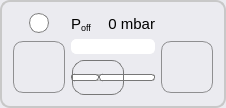
          <widget class="QGroupBox" name="groupBox_poff">
           <property name="sizePolicy">
            <sizepolicy hsizetype="Expanding" vsizetype="Expanding">
             <horstretch>0</horstretch>
             <verstretch>0</verstretch>
            </sizepolicy>
           </property>
           <property name="minimumSize">
            <size>
             <width>150</width>
             <height>50</height>
            </size>
           </property>
           <property name="maximumSize">
            <size>
             <width>16777215</width>
             <height>16777215</height>
            </size>
           </property>
           <property name="styleSheet">
            <string notr="true">QGroupBox { 
     border: 2px solid  rgb(200, 200, 200); ; 
     border-radius: 10px; 
    color: rgb(80, 80, 80);
    background-color: rgb(235, 235, 240);
   /* background-color: rgb(235, 240, 235);*/
 } 

 QPushButton {
     border: 1px solid #8f8f91;
     border-radius: 10px;
     background-color: qlineargradient(x1: 0, y1: 0, x2: 0, y2: 1,
                                       stop: 0 #f6f7fa, stop: 1 #dadbde);
     min-width: 50px;
	 min-height: 50px;
     max-width: 50px;
	 max-height: 50px;
 }


 QPushButton:focus:pressed {
     background-color: qlineargradient(x1: 0, y1: 0, x2: 0, y2: 1,
                                       stop: 0 #F0FFF0, stop: 1 #f6f7fa);
 }

 QPushButton:hover {
     background-color: qlineargradient(x1: 0, y1: 0, x2: 0, y2: 1,
                                       stop: 0 #f6f7fa, stop: 1 #F0FFF0);
 }

QPushButton:disabled{ background-color: #CCCCCC; }

 QPushButton:flat {
     border: none; /* no border for a flat push button */
 }

 QPushButton:default {
     border-color: navy; /* make the default button prominent */
 }</string>
           </property>
           <property name="title">
            <string/>
           </property>
           <property name="flat">
            <bool>false</bool>
           </property>
           <layout class="QGridLayout" name="gridLayout_15">
            <property name="topMargin">
             <number>11</number>
            </property>
            <property name="bottomMargin">
             <number>11</number>
            </property>
            <item row="1" column="4">
             <widget class="QLabel" name="label_Poff">
              <property name="font">
               <font>
                <pointsize>11</pointsize>
               </font>
              </property>
              <property name="styleSheet">
               <string notr="true"/>
              </property>
              <property name="text">
               <string notr="true">&lt;html&gt;&lt;head/&gt;&lt;body&gt;&lt;p&gt;P&lt;span style=&quot; vertical-align:sub;&quot;&gt;off&lt;/span&gt;&lt;/p&gt;&lt;/body&gt;&lt;/html&gt;</string>
              </property>
              <property name="alignment">
               <set>Qt::AlignBottom|Qt::AlignLeading|Qt::AlignLeft</set>
              </property>
             </widget>
            </item>
            <item row="2" column="7" rowspan="2">
             <widget class="QPushButton" name="pushButton_p_off_up">
              <property name="minimumSize">
               <size>
                <width>52</width>
                <height>52</height>
               </size>
              </property>
              <property name="maximumSize">
               <size>
                <width>52</width>
                <height>52</height>
               </size>
              </property>
              <property name="toolTip">
               <string>Fine tuning: single step increment</string>
              </property>
              <property name="styleSheet">
               <string notr="true"/>
              </property>
              <property name="text">
               <string/>
              </property>
              <property name="icon">
               <iconset resource="resources.qrc">
                <normaloff>:/icons/plus.png</normaloff>:/icons/plus.png</iconset>
              </property>
              <property name="iconSize">
               <size>
                <width>35</width>
                <height>35</height>
               </size>
              </property>
              <property name="flat">
               <bool>false</bool>
              </property>
             </widget>
            </item>
            <item row="1" column="3">
             <widget class="QWidget" name="widget" native="true">
              <property name="maximumSize">
               <size>
                <width>10</width>
                <height>16777215</height>
               </size>
              </property>
             </widget>
            </item>
            <item row="1" column="1">
             <widget class="QWidget" name="widget_2" native="true">
              <property name="sizePolicy">
               <sizepolicy hsizetype="Minimum" vsizetype="Preferred">
                <horstretch>0</horstretch>
                <verstretch>0</verstretch>
               </sizepolicy>
              </property>
              <property name="minimumSize">
               <size>
                <width>10</width>
                <height>0</height>
               </size>
              </property>
              <property name="maximumSize">
               <size>
                <width>10</width>
                <height>16777215</height>
               </size>
              </property>
             </widget>
            </item>
            <item row="1" column="2">
             <widget class="QProgressBar" name="progressBar_ledPoff">
              <property name="sizePolicy">
               <sizepolicy hsizetype="Fixed" vsizetype="Fixed">
                <horstretch>0</horstretch>
                <verstretch>0</verstretch>
               </sizepolicy>
              </property>
              <property name="minimumSize">
               <size>
                <width>0</width>
                <height>0</height>
               </size>
              </property>
              <property name="maximumSize">
               <size>
                <width>20</width>
                <height>20</height>
               </size>
              </property>
              <property name="font">
               <font>
                <pointsize>10</pointsize>
                <weight>75</weight>
                <bold>true</bold>
               </font>
              </property>
              <property name="toolTip">
               <string>Pressure ON/OFF indicator</string>
              </property>
              <property name="styleSheet">
               <string notr="true">QProgressBar {
border: 1px solid grey;
padding: 0px;
color: rgb(255, 255, 255);
border-bottom-right-radius: 10px;
border-bottom-left-radius: 10px;
border-top-right-radius: 10px;
border-top-left-radius: 10px;
text-align:right;
/*margin-right: 25ex;*/
background: QLinearGradient( x1: 0, y1: 0, x2: 1, y2: 0,
stop: 0 #00ff00,
stop: 0.3 #55ff55,
stop: 0.5 #aaffaa,
stop: 1 #ffffff );
width: 15px;
}

QProgressBar::chunk {
background: QLinearGradient( x1: 0, y1: 0, x2: 1, y2: 0,
stop: 0 #ffffff,
stop: 0.5 #ffaaaa,
stop: 0.7 #ff5555,
stop: 1 #ff0000 );
border-bottom-right-radius: 10px;
border-bottom-left-radius: 10px;
border-top-right-radius: 10px;
border-top-left-radius: 10px;
border:0px solid white;
}</string>
              </property>
              <property name="minimum">
               <number>0</number>
              </property>
              <property name="maximum">
               <number>1</number>
              </property>
              <property name="value">
               <number>0</number>
              </property>
              <property name="alignment">
               <set>Qt::AlignRight</set>
              </property>
              <property name="textVisible">
               <bool>false</bool>
              </property>
              <property name="orientation">
               <enum>Qt::Horizontal</enum>
              </property>
              <property name="invertedAppearance">
               <bool>false</bool>
              </property>
              <property name="format">
               <string notr="true">%v mbar</string>
              </property>
             </widget>
            </item>
            <item row="2" column="1" rowspan="2" colspan="3">
             <widget class="QPushButton" name="pushButton_p_off_down">
              <property name="sizePolicy">
               <sizepolicy hsizetype="Expanding" vsizetype="Fixed">
                <horstretch>0</horstretch>
                <verstretch>0</verstretch>
               </sizepolicy>
              </property>
              <property name="minimumSize">
               <size>
                <width>52</width>
                <height>52</height>
               </size>
              </property>
              <property name="maximumSize">
               <size>
                <width>52</width>
                <height>52</height>
               </size>
              </property>
              <property name="toolTip">
               <string>Fine tuning: single step decrement</string>
              </property>
              <property name="styleSheet">
               <string notr="true"/>
              </property>
              <property name="text">
               <string/>
              </property>
              <property name="icon">
               <iconset resource="resources.qrc">
                <normaloff>:/icons/minus.png</normaloff>:/icons/minus.png</iconset>
              </property>
              <property name="iconSize">
               <size>
                <width>35</width>
                <height>35</height>
               </size>
              </property>
              <property name="default">
               <bool>false</bool>
              </property>
              <property name="flat">
               <bool>false</bool>
              </property>
             </widget>
            </item>
            <item row="1" column="5">
             <widget class="QLabel" name="label_PoffPressure">
              <property name="font">
               <font>
                <pointsize>11</pointsize>
               </font>
              </property>
              <property name="toolTip">
               <string>&lt;html&gt;&lt;head/&gt;&lt;body&gt;&lt;p&gt;&lt;span style=&quot; font-size:11pt;&quot;&gt; current value / set point &lt;/span&gt;&lt;/p&gt;&lt;/body&gt;&lt;/html&gt;</string>
              </property>
              <property name="styleSheet">
               <string notr="true"/>
              </property>
              <property name="text">
               <string>0 mbar</string>
              </property>
              <property name="alignment">
               <set>Qt::AlignBottom|Qt::AlignRight|Qt::AlignTrailing</set>
              </property>
             </widget>
            </item>
            <item row="2" column="4" colspan="2">
             <widget class="QProgressBar" name="progressBar_pressure_p_off">
              <property name="minimumSize">
               <size>
                <width>0</width>
                <height>0</height>
               </size>
              </property>
              <property name="maximumSize">
               <size>
                <width>16777215</width>
                <height>15</height>
               </size>
              </property>
              <property name="font">
               <font>
                <pointsize>10</pointsize>
                <weight>75</weight>
                <bold>true</bold>
               </font>
              </property>
              <property name="toolTip">
               <string>Current pressure value</string>
              </property>
              <property name="styleSheet">
               <string notr="true">QProgressBar {
border: 1px solid white;
padding: 1px;
color: rgb(255, 255, 255);
border-bottom-right-radius: 5px;
border-bottom-left-radius: 5px;
border-top-right-radius: 5px;
border-top-left-radius: 5px;
text-align:right;
/*margin-right: 25ex;*/
background: QLinearGradient( x1: 0, y1: 0, x2: 1, y2: 0,
stop: 0 #fff,
stop: 0.4 #eee,
stop: 0.7 #ddd,
stop: 1 #eee );
width: 15px;
}

QProgressBar::chunk {
background: QLinearGradient( x1: 0, y1: 0, x2: 1, y2: 0,
stop: 0 #A9D08E,
stop: 0.4 #549635,
stop: 0.7 #148C14,
stop: 1 #006400 );
border-bottom-right-radius: 5px;
border-bottom-left-radius: 5px;
border-top-right-radius: 5px;
border-top-left-radius: 5px;
/*border: 2px solid white;*/
/*width: 1px;*/
}</string>
              </property>
              <property name="minimum">
               <number>0</number>
              </property>
              <property name="maximum">
               <number>450</number>
              </property>
              <property name="value">
               <number>0</number>
              </property>
              <property name="alignment">
               <set>Qt::AlignRight</set>
              </property>
              <property name="textVisible">
               <bool>false</bool>
              </property>
              <property name="invertedAppearance">
               <bool>false</bool>
              </property>
              <property name="format">
               <string notr="true">%v mbar</string>
              </property>
             </widget>
            </item>
            <item row="3" column="4" colspan="2">
             <widget class="QSlider" name="horizontalSlider_p_off">
              <property name="minimumSize">
               <size>
                <width>0</width>
                <height>35</height>
               </size>
              </property>
              <property name="toolTip">
               <string>Increase/decrease the pressure Poff</string>
              </property>
              <property name="styleSheet">
               <string notr="true">QSlider::groove:horizontal {
border: 1px solid #bbb;
background: white;
height: 5px;
border-radius: 3px;
}

QSlider::sub-page:horizontal {
background: qlineargradient(x1: 0, y1: 0,    x2: 0, y2: 1,
stop: 0 #dafefe,
stop: 1 #331cfe );
background: QLinearGradient( x1: 0, y1: 0, x2: 1, y2: 0,
stop: 0 #A9D08E,
stop: 0.4 #549635,
stop: 0.7 #148C14,
stop: 1 #006400 );
border: 1px solid #777;
height: 5px;
border-radius: 3px;
}

QSlider::add-page:horizontal {
background: #fff;
border: 1px solid #777;
height: 5px;
border-radius: 3px;
}

QSlider::handle:horizontal {
background: qlineargradient(x1:0, y1:0, x2:1, y2:1,
    stop:0 #eee, stop:1 #ccc);
border: 1px solid #777;
width: 50px;
margin-top: -15px;
margin-bottom: -15px;
border-radius: 12px;
}

QSlider::handle:horizontal:hover {
background: qlineargradient(x1:0, y1:0, x2:1, y2:1,
    stop:0 #fff, stop:1 #ddd);
border: 1px solid #444;
border-radius: 4px;
}

QSlider::sub-page:horizontal:disabled {
background: #bbb;
border-color: #999;
}

QSlider::add-page:horizontal:disabled {
background: #eee;
border-color: #999;
}

QSlider::handle:horizontal:disabled {
background: #eee;
border: 1px solid #aaa;
border-radius: 4px;
}</string>
              </property>
              <property name="minimum">
               <number>0</number>
              </property>
              <property name="maximum">
               <number>450</number>
              </property>
              <property name="value">
               <number>0</number>
              </property>
              <property name="orientation">
               <enum>Qt::Horizontal</enum>
              </property>
              <property name="invertedAppearance">
               <bool>false</bool>
              </property>
              <property name="invertedControls">
               <bool>false</bool>
              </property>
              <property name="tickPosition">
               <enum>QSlider::TicksBelow</enum>
              </property>
              <property name="tickInterval">
               <number>20</number>
              </property>
             </widget>
            </item>
           </layout>
          </widget>
